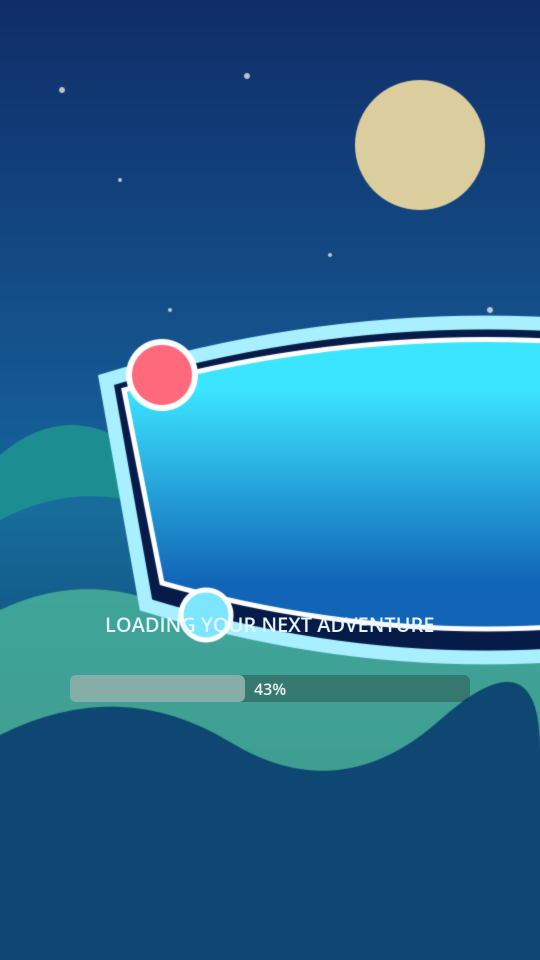
#> input picture qa_proof/01_splash_screen.png, 1080 x 1920 px, found by its file name (shown at 1/2 size)
$ python visual_qa.py
#> lines starting #> are read from the running program, lines starting #| are printed output that depends on the picture
#!/usr/bin/env python3
"""
Visual QA gate. Reads the screenshots the game captured in qa_proof/ and fails
the build if a screen is blank, if two screens that must differ look identical,
or if a screenshot is missing.

    python3 tools/visual_qa.py qa_proof

Uses Pillow + NumPy rather than OpenCV: the checks are mean brightness, pixel
variance and a normalised difference, none of which need cv2, and skipping it
keeps the CI image small.
"""
from __future__ import annotations

import sys
from pathlib import Path

import numpy as np
from PIL import Image

EXPECTED = [
    "01_splash_screen.png",
    "02_saga_world_map.png",
    "03_piggy_bank_open.png",
    "04_piggy_bank_closed_back_to_map.png",
    "05_store_and_spin_wheel.png",
    "06_level_1_active_gameplay.png",
    "07_after_shot.png",
    "08_booster_activation_or_combo_pop.png",
    "09_level_win_result_popup.png",
]

MIN_BRIGHTNESS = 20.0
MIN_STDDEV = 12.0
# Fraction of pixels that must differ. A full screen change is obvious; a
# single 96 px bubble on a 1080x1920 frame is only ~0.4 %, so that pair gets a
# threshold sized to what it is actually proving.
MIN_DIFFERENCE = 0.02


def load(path: Path) -> np.ndarray:
    img = Image.open(path).convert("RGB")
    return np.asarray(img, dtype=np.float32)


def stats(a: np.ndarray) -> tuple[float, float]:
    return float(a.mean()), float(a.std())


def difference(a: np.ndarray, b: np.ndarray) -> float:
    if a.shape != b.shape:
        b = np.asarray(Image.fromarray(b.astype(np.uint8)).resize(
            (a.shape[1], a.shape[0])), dtype=np.float32)
    delta = np.abs(a - b).mean(axis=2)
    return float((delta > 12.0).mean())


def main() -> int:
    root = Path(sys.argv[1] if len(sys.argv) > 1 else "qa_proof")
    problems: list[str] = []
    rows: list[str] = []
    images: dict[str, np.ndarray] = {}

    for name in EXPECTED:
        path = root / name
        if not path.exists():
            problems.append(f"{name}: missing")
            continue
        a = load(path)
        mean, std = stats(a)
#> mean = 98.39; std = 68.87
        images[name] = a
        rows.append(f"| {name} | {a.shape[1]}x{a.shape[0]} | {mean:.1f} | {std:.1f} |")
        if mean < MIN_BRIGHTNESS:
            problems.append(f"{name}: mean brightness {mean:.1f} < {MIN_BRIGHTNESS} (blank or black)")
        if std < MIN_STDDEV:
            problems.append(f"{name}: stddev {std:.1f} < {MIN_STDDEV} (flat image, nothing rendered)")

    pairs = [
        ("03_piggy_bank_open.png", "04_piggy_bank_closed_back_to_map.png",
         "the Close button must visibly close the popup", MIN_DIFFERENCE),
        ("02_saga_world_map.png", "06_level_1_active_gameplay.png",
         "tapping Level 1 must visibly open the board", MIN_DIFFERENCE),
        ("06_level_1_active_gameplay.png", "07_after_shot.png",
         "a shot must visibly change the board", 0.004),
        ("06_level_1_active_gameplay.png", "08_booster_activation_or_combo_pop.png",
         "activating a booster must visibly change the board", 0.004),
        ("02_saga_world_map.png", "09_level_win_result_popup.png",
         "the win popup must be its own screen", MIN_DIFFERENCE),
    ]
    pair_rows: list[str] = []
    for a_name, b_name, why, threshold in pairs:
        if a_name not in images or b_name not in images:
            continue
        d = difference(images[a_name], images[b_name])
        pair_rows.append(f"| {a_name} vs {b_name} | {d * 100:.1f}% (min {threshold * 100:.1f}%) | {why} |")
        if d < threshold:
            problems.append(f"{a_name} and {b_name} are {d * 100:.1f}% different - {why}")
#> this loop made 5 passes
#> (a_name, b_name, threshold, d) on passes 1 to 2: ('03_piggy_bank_open.png', '04_piggy_bank_closed_back_to_map.png', 0.02, 0.757), ('02_saga_world_map.png', '06_level_1_active_gameplay.png', 0.02, 0.217)
#> (a_name, b_name, why, threshold) on passes 3, 5: ('06_level_1_active_gameplay.png', '07_after_shot.png', 'a shot must visibly change the board', 0.004), ('02_saga_world_map.png', '09_level_win_result_popup.png', 'the win popup must be its own screen', 0.02)
#> pass 1, in difference, `delta = np.abs(a - b).mean(axis=2)`:
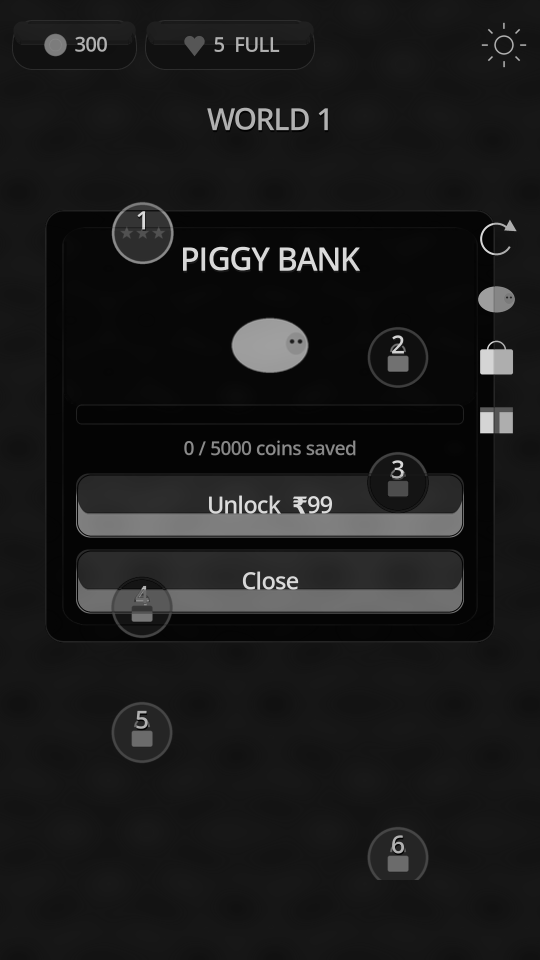
#> delta: shape (1920, 1080) float32 (shown at 1/2 size); min 0.333, max 226.3, mean 26.4
#> pass 2, in difference (call 2), `delta = np.abs(a - b).mean(axis=2)`:
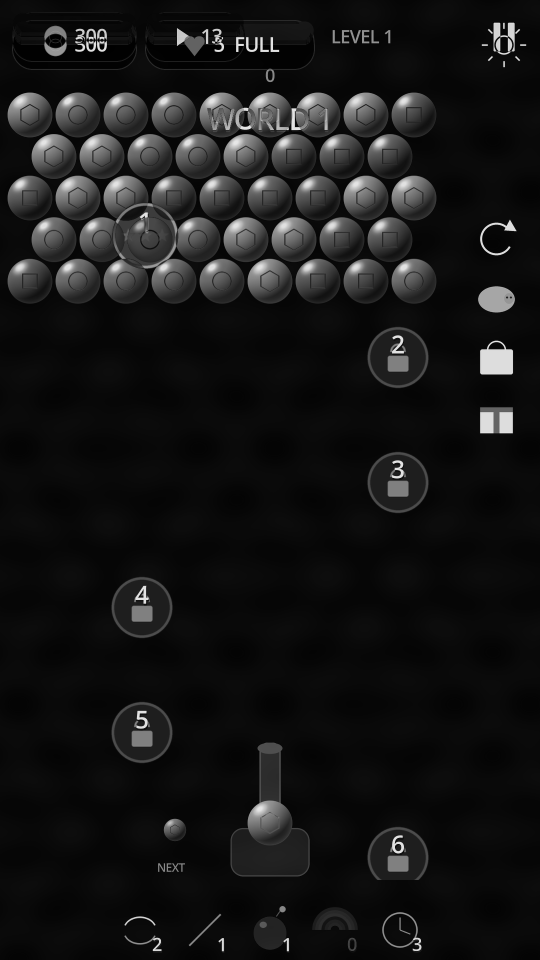
#> delta: shape (1920, 1080) float32 (shown at 1/2 size); min 0, max 234.3, mean 22.3

    report = ["# Visual QA report", ""]
    report.append("| screenshot | size | mean brightness | stddev |")
    report.append("|---|---|---|---|")
    report.extend(rows)
    report.append("")
    report.append("| pair | pixels differing | why it matters |")
    report.append("|---|---|---|")
    report.extend(pair_rows)
    report.append("")
    if problems:
        report.append("## Result: FAILED")
        report.append("")
        for p in problems:
            report.append(f"- {p}")
    else:
        report.append("## Result: PASSED")
        report.append("")
        report.append("Every screen rendered real content, and every pair that must "
                      "differ does.")
    (root / "VISUAL_QA_REPORT.md").write_text("\n".join(report) + "\n")

    for p in problems:
        print("PROBLEM", p)
    print(f"{len(EXPECTED) - len([p for p in problems if 'missing' in p])}/{len(EXPECTED)} screenshots checked, "
          f"{len(problems)} problems")
    return 1 if problems else 0


if __name__ == "__main__":
#> (the run stopped early here; a loop or call above may not have finished)
